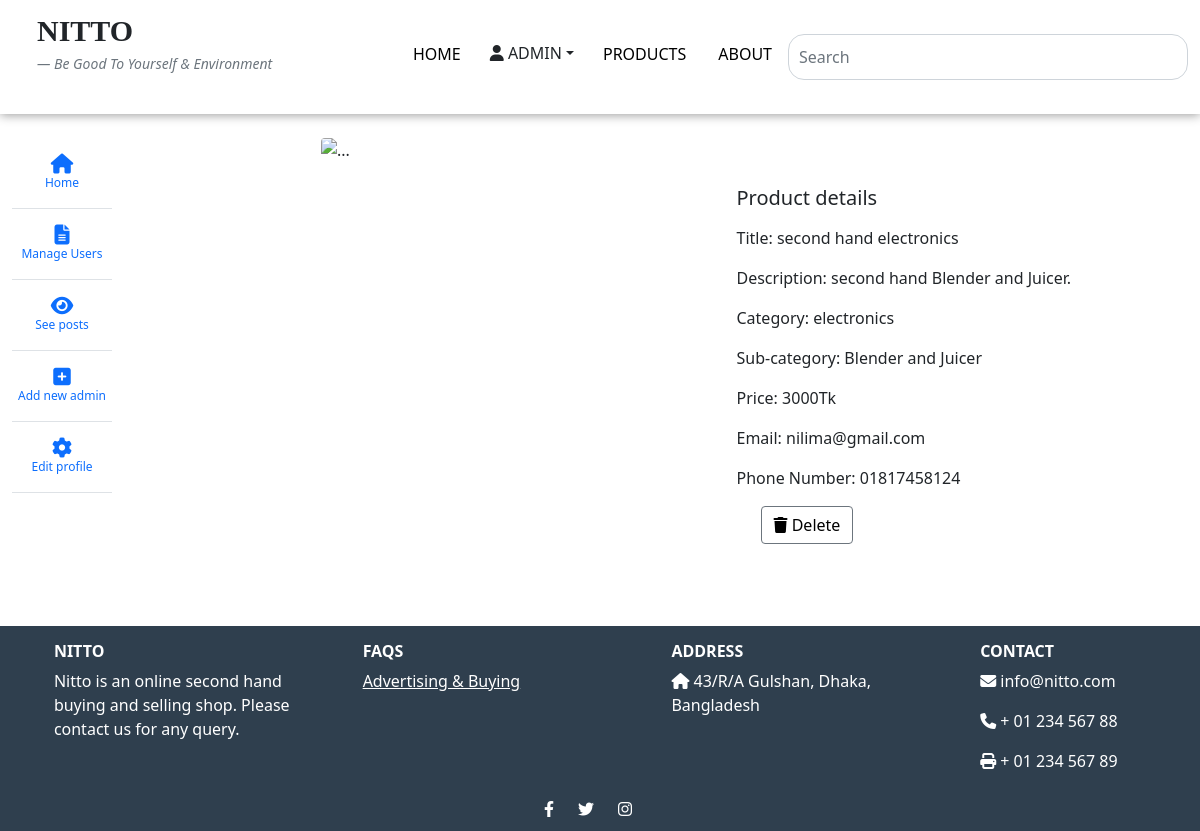
/dashboard_product_details.php?id=1 (signed in), run on the app's committed database.
### tables this page shows
CREATE TABLE `item` (
  `id` int(255) NOT NULL,
  `user_id` int(255) NOT NULL,
  `title` varchar(500) NOT NULL,
  `description` varchar(500) NOT NULL,
  `category` text NOT NULL,
  `sub_category` text NOT NULL,
  `price` int(255) NOT NULL,
  `duration_of_use` varchar(500) NOT NULL,
  `img1` varchar(255) NOT NULL,
  `img2` varchar(255) NOT NULL,
  `name` text NOT NULL,
  `email` varchar(500) NOT NULL,
  `phone_number` int(255) NOT NULL,
  `payment` int(255) NOT NULL,
  `date` varchar(255) NOT NULL
);

### dashboard_product_details.php (the view, shortened to what this page needs)
<?php
include_once 'header.php';
if (isset($_SESSION['role'])) {?>
<div class="container ms-0 mt-4">
            <div class="row">
            <div class="col-1 col-md-3">
            <?php
include_once 'side_navbar.php';
?>
</div>
<div class="col ms-4 ">
<div class="row row-cols-1 row-cols-md-2">
<?php
  $query = mysqli_query(
          $mysqli_connection,
          "SELECT * FROM item where id='".$_GET['id']."'");
          $RowCount = mysqli_num_rows($query); ?>
<?php for ($i = 0; $i < $RowCount; ++$i) {
              $row = mysqli_fetch_array($query); ?>
    <div class="col">
  <div class="card" style="border:transparent;">
<div id="carouselExampleCaptions" class="carousel slide " data-bs-ride="carousel">
  <div class="carousel-indicators">
    <button type="button" data-bs-target="#carouselExampleCaptions" data-bs-slide-to="0" class="active" aria-current="true" aria-label="Slide 1"></button>
    <button type="button" data-bs-target="#carouselExampleCaptions" data-bs-slide-to="1" aria-label="Slide 2"></button>
  </div>
  <div class="carousel-inner">
    <div class="carousel-item active">
    </div>
  <button class="carousel-control-prev" type="button" data-bs-target="#carouselExampleCaptions" data-bs-slide="prev">
    <span class="carousel-control-prev-icon" aria-hidden="true"></span>
  </button>
  <button class="carousel-control-next" type="button" data-bs-target="#carouselExampleCaptions" data-bs-slide="next">
    <span class="carousel-control-next-icon" aria-hidden="true"></span>
  </button>
</div>
</div>
</div>
  </div>
  <div class="col mt-5">
  <h5 class="card-title mb-3">Product details</h5>
                      <p class="card-text">Title: <?php echo $row['title']; ?></p>
                      <p class="card-text">Description: <?php echo $row['description']; ?></p>
                       <p class="card-text">Category: <?php echo $row['category']; ?></p>
                       <p class="card-text">Sub-category: <?php echo $row['sub_category']; ?></p>
                       <p class="card-text">Price: <?php echo $row['price']; ?>Tk</p>
                       <p class="card-text">Email:  <?php echo $row['email']; ?></p>
                       <p class="card-text">Phone Number: 0<?php echo $row['phone_number']; ?></p>
                       <?php if (isset($_SESSION['username']) && ($_SESSION['role'] == 'admin')) { ?>
                         <a href="item_delete.php?id=<?php echo $row['id']; ?>&amp;user_id=<?php echo $row['user_id']; ?>" onclick='return checkdelete()' class="btn btn-outline-secondary text-black ms-4" ><i class="fa-solid fa-trash"></i> Delete</a>
 <?php  }} ?>
</div>
  </div>
  </div>
</div>
  </div>
<?php
    include_once 'footer.php'; }?>

### data on the page
item: title "second hand electronics", description "second hand Blender and Juicer.", category "electronics", sub_category "Blender and Juicer", price "3000", email "nilima@gmail.com", phone_number "1817458124"

### other printed values
$_SESSION['username'] "ADMIN"
